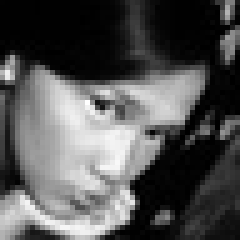
#> input picture FacialExpression/sad/sad-0026.jpg, 48 x 48 px, given as the content of the folder FacialExpression/happy, which was not available (shown 5 times larger)
$ jupyter execute --allow-errors knn.ipynb   (older library calls are emulated)   (text cells are left out)
#> lines starting #> are read from the running program, lines starting #| are printed output that depends on the picture; pictures that were not available may be replaced by others from this repository, and a replacement may not be noted
[cell 1]
from sklearn.metrics import accuracy_score, classification_report
from skimage.feature import graycomatrix, graycoprops
from sklearn.neighbors import KNeighborsClassifier
from sklearn.model_selection import train_test_split
import numpy as np
import cv2
import os
import pandas as pd

angles = [0, np.pi/4, np.pi/2, 3*np.pi/4, np.pi]
n_neighbors = [1, 3, 5, 7, 9]
features = []
labels = []

[cell 2]
def preprocess_image(image_path, target_size):
    # Read the image
#> called with image_path = 'FacialExpression/happy/sad-0026.jpg', target_size = 128
    image = cv2.imread(image_path)
#> image is the input picture: shape (48, 48, 3); min 0, max 255, mean 82.8

    # Convert image to grayscale
    grayscale_image = cv2.cvtColor(image, cv2.COLOR_BGR2GRAY)

    # Resize image while maintaining aspect ratio
    height, width = grayscale_image.shape[:2]
#> height = 48; width = 48
    if height > width:
        new_height = target_size
        new_width = int(width * (target_size / height))
    else:
        new_width = target_size
        new_height = int(height * (target_size / width))
#> new_height = 128
    resized_image = cv2.resize(grayscale_image, (new_width, new_height))
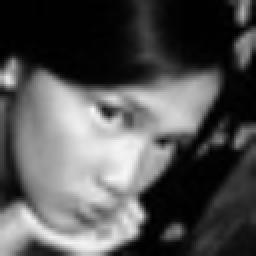
#> resized_image: shape (128, 128) (shown 2 times larger); min 0, max 249, mean 82.6

    return resized_image

[cell 3]
def extract_features(image):
    features = []
    for angle in angles:
        glcm = graycomatrix(image, [1], [angle], levels=256, symmetric=True, normed=True)
        dissimilarity = graycoprops(glcm, 'dissimilarity').ravel()
        correlation = graycoprops(glcm, 'correlation').ravel()
        homogeneity = graycoprops(glcm, 'homogeneity').ravel()
        contrast = graycoprops(glcm, 'contrast').ravel()
        asm = graycoprops(glcm, 'ASM').ravel()
        energy = graycoprops(glcm, 'energy').ravel()
        angle_features = np.concatenate((dissimilarity, correlation, homogeneity, contrast, asm, energy))
        features.append(angle_features)
#> this loop made 5 passes
#> (dissimilarity, correlation, homogeneity, contrast, asm, energy) on passes 1 to 5: ([5.28], [0.994], [0.335], [79.59], [0.00951], [0.0975]), ([8], [0.986], [0.285], [181.1], [0.00774], [0.088]), ([5.49], [0.993], [0.375], [92.79], [0.00929], [0.0964]), ([7.42], [0.988], [0.289], [156.8], [0.00796], [0.0892]), ([5.28], [0.994], [0.335], [79.59], [0.00951], [0.0975])
#> after the loop, features = [[5.28, 0.994, 0.335, 79.59, 0.00951, 0.0975], [8, 0.986, 0.285, 181.1, 0.00774, 0.088], [5.49, 0.993, 0.375, 92.79, 0.00929, 0.0964], [7.42, 0.988, 0.289, 156.8, 0.00796, 0.0892], [5.28, 0.994, 0.335, 79.59, 0.00951, 0.0975]]

    return np.concatenate(features)

[cell 4]
parent_folder = "FacialExpression/"
subfolder_names = ["happy", "sad"]
df = pd.DataFrame(columns=['Image Name', 'Category'])

df_list = []
for subfolder in subfolder_names:
    subfolder_path = os.path.join(parent_folder, subfolder)
    image_list = os.listdir(subfolder_path)
    image_names = [os.path.splitext(image)[0] for image in image_list]
    category = [subfolder] * len(image_names)
    image_df = pd.DataFrame(
        {"Image Name": image_names, "Category": category})
    df_list.append(image_df)
df = pd.concat(df_list, ignore_index=True)
print(df['Category'].value_counts())

[cell 5]
for (i, imagePath) in enumerate(df['Image Name']):
    if df['Category'][i] == "happy":
        label = 0
    else:
        label = 1 #sad
    path = os.path.join(parent_folder, df["Category"][i] + '/' + imagePath + ".jpg")
    try:
        image = preprocess_image(path, 128)
        feat = extract_features(image)
#> feat = 30 values, max 181.1 at index 9, min 0.00774 at index 10, mean 20.95
#> pass 3 of the loop `for (i, imagePath) in enumerate(df['Image Name']):`:
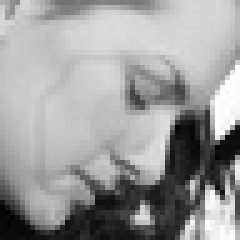
#> input picture FacialExpression/sad/sad-0081.jpg, 48 x 48 px (shown 5 times larger)
#> in preprocess_image, image is the input picture: shape (48, 48, 3); min 0, max 255, mean 155.7
#> in preprocess_image (call 3), `resized_image = cv2.resize(grayscale_image, (new_width, new_height))`:
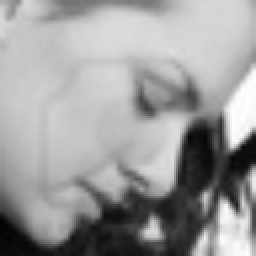
#> resized_image: shape (128, 128) (shown 2 times larger); min 3, max 255, mean 155.6
#> feat = 30 values, max 159.6 at index 9, min 0.00107 at index 10, mean 19.07
        features.append(feat)
        labels.append(label)
    except:
        print("File corrupted: {}".format(imagePath))

    # show an update every 200 images until the last image
    if i > 0 and ((i + 1)% 200 == 0 or i == len(imagePath)-1):
	    print("[INFO] processed {}/{}".format(i+1, len(df)))

[cell 6]
#divide 1537 happy and 1463 sad images into equal amount for training and testing using sklearn by 80 20
(trainFeat, testFeat, trainLabels, testLabels) = train_test_split(
	features, labels, test_size=0.2, random_state=42)
#> trainFeat = 2 items; testFeat = 1 item; trainLabels = [1, 1]; testLabels = [0]
